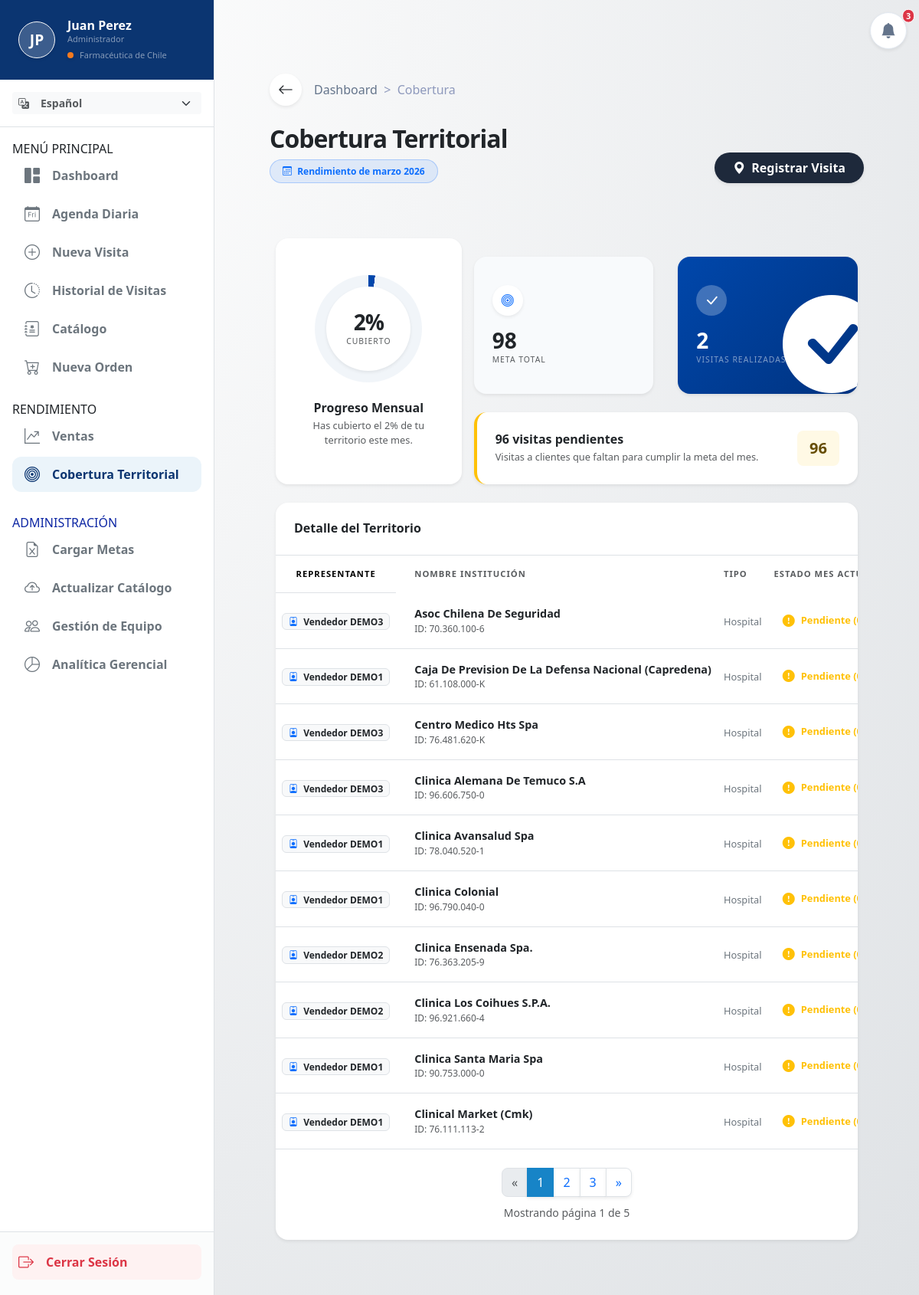
The app's page /visitas/cobertura/ (signed in), older data.
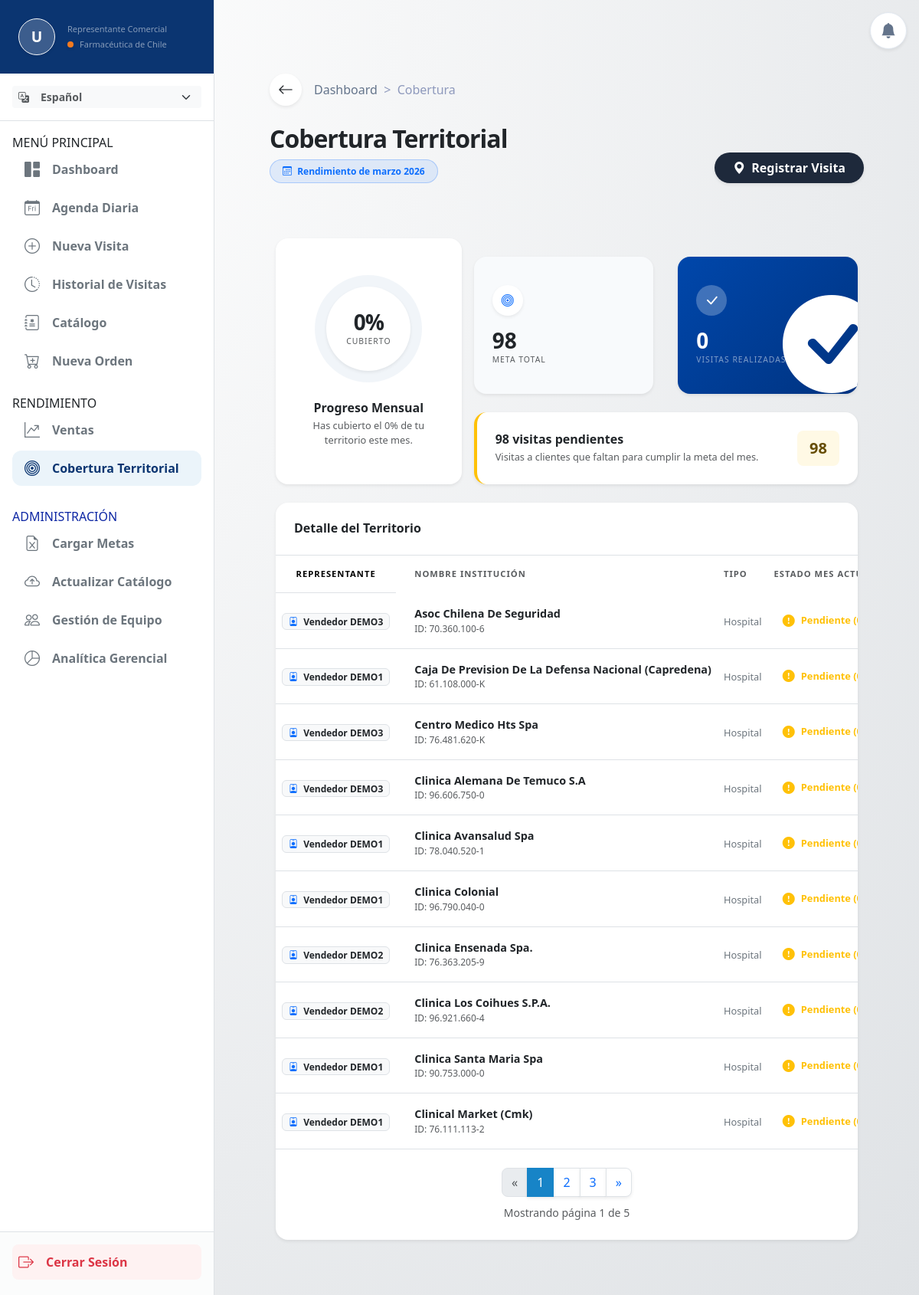
The same page, newer data.
### apps/usuarios/models.py (models this page shows, shortened)
class UsuarioPersonalizado(AbstractUser):
    rol = models.CharField(max_length=50, default='Representante Comercial')
    empresa = models.CharField(max_length=100, default='Farmacéutica de Chile')
    foto_perfil = models.ImageField(upload_to='perfiles/', null=True, blank=True)
    jefe = models.ForeignKey(
        'self',
        on_delete=models.SET_NULL,
        null=True,
        blank=True,
        related_name='equipo',
        help_text="Selecciona al Gerente o Jefe directo de este vendedor."
    )
    @property
    def es_gerente(self):
        roles_jefatura = ['Administrador', 'Gerente', 'Jefe de Ventas']
        return any(palabra in self.rol for palabra in roles_jefatura) or self.is_staff or self.is_superuser

### apps/visitas/views.py (the view)
# urls.py: path('cobertura/', views.cobertura_view, name='cobertura'),
@login_required
def cobertura_view(request):
    hoy = timezone.localtime(timezone.now())
    inicio_mes = hoy.replace(day=1, hour=0, minute=0, second=0, microsecond=0)
    if request.user.is_superuser:
        vendedores_permitidos = Usuario.objects.all()
    elif getattr(request.user, 'es_gerente', False):
        vendedores_permitidos = Usuario.objects.filter(Q(id=request.user.id) | Q(jefe=request.user))
    else:
        vendedores_permitidos = Usuario.objects.filter(id=request.user.id)
    instituciones_del_equipo = Institucion.objects.filter(
        representante__in=vendedores_permitidos
    ).distinct()
    v_reales = Visita.objects.filter(
        representante__in=vendedores_permitidos,
        estado='Realizada',
        fecha_hora__gte=inicio_mes
    ).count()
    r_reales = RegistroVisita.objects.filter(
        representante__in=vendedores_permitidos,
        fecha_hora__gte=inicio_mes
    ).count()
    total_visitas_realizadas = v_reales + r_reales
    meta_total_visitas = instituciones_del_equipo.count() * 2
    pendientes_totales = max(0, meta_total_visitas - total_visitas_realizadas)
    porcentaje = int((total_visitas_realizadas / meta_total_visitas * 100)) if meta_total_visitas > 0 else 0
    todas_las_instituciones = list(instituciones_del_equipo)
    for inst in todas_las_instituciones:
        agendadas = Visita.objects.filter(
            institucion=inst,
            representante__in=vendedores_permitidos,
            estado='Realizada',
            fecha_hora__gte=inicio_mes
        ).count()
        espontaneas = RegistroVisita.objects.filter(
            institucion=inst,
            representante__in=vendedores_permitidos,
            fecha_hora__gte=inicio_mes
        ).count()
        inst.conteo_visitas = agendadas + espontaneas
    todas_las_instituciones.sort(key=lambda x: (x.conteo_visitas, x.nombre))
    paginator = Paginator(todas_las_instituciones, 10)
    page_number = request.GET.get('page')
    lista_territorio = paginator.get_page(page_number)
    context = {
        'total_target': meta_total_visitas,
        'visited': total_visitas_realizadas,
        'remaining': pendientes_totales,
        'porcentaje': porcentaje,
        'lista_territorio': lista_territorio,
        'hoy': hoy,
    }
    return render(request, 'visitas/cobertura.html', context)

### apps/visitas/templates/visitas/cobertura.html (shortened to what the changed rows need)
{% extends 'base.html' %}
{% load static %}
{% load i18n %}
{% block content %}
<div class="container-fluid px-2 px-md-4 py-3 py-md-4 overflow-hidden">
    <div class="row align-items-end mb-4 mb-md-5 g-3 pt-3">
        <div class="col-12 col-md-7">
            <h2 class="fw-bolder mb-2 text-dark" style="letter-spacing: -1px;">{% translate "Cobertura Territorial" %}</h2>
        </div>
    </div>
    <div class="row g-3 g-md-4 mb-4 m-0">
        <div class="col-12 col-md-5 col-xl-4 px-0 px-md-2">
            <div class="card border-0 shadow-sm rounded-4 h-100 bg-white w-100">
                <div class="card-body d-flex flex-column align-items-center justify-content-center py-4 py-md-5">
                    <div class="position-relative d-flex align-items-center justify-content-center mb-3 mb-md-4"
                         style="width: 140px; height: 140px; border-radius: 50%; background: conic-gradient(#0047AB {{ porcentaje }}%, #f1f5f9 {{ porcentaje }}%);">
                        <div class="bg-white rounded-circle d-flex flex-column align-items-center justify-content-center shadow-sm"
                             style="width: 110px; height: 110px;">
                            <h2 class="fw-bolder mb-0 text-dark fs-3 fs-md-2" style="letter-spacing: -1px;">{{ porcentaje }}%</h2>
                            <span class="text-muted" style="font-size: 0.65rem; text-transform: uppercase; letter-spacing: 1px;">{% translate "Cubierto" %}</span>
                        </div>
                    </div>
                    <h6 class="fw-bold text-dark mb-1 fs-6">{% translate "Progreso Mensual" %}</h6>
                    <p class="text-muted small mb-0 text-center px-2 px-md-3" style="font-size: 0.8rem;">
                        {% translate "Has cubierto el" %} {{ porcentaje }}% {% translate "de tu territorio este mes." %}
                    </p>
                </div>
            </div>
        </div>
        <div class="col-12 col-md-7 col-xl-8 d-flex flex-column gap-3 gap-md-4 px-0 px-md-2">
            <div class="row g-3 g-md-4 flex-fill m-0">
                <div class="col-6 ps-0 pe-2 pe-md-3">
                    <div class="card border-0 shadow-sm rounded-4 h-100" style="background-color: #f8fafc;">
                        <div class="card-body p-3 p-md-4 d-flex flex-column justify-content-center">
                            <h2 class="fw-bolder text-dark mb-0 fs-3 fs-md-2">{{ total_target }}</h2>
                        </div>
                    </div>
                </div>
                <div class="col-6 pe-0 ps-2 ps-md-3">
                    <div class="card border-0 shadow-sm rounded-4 h-100 bg-primary text-white overflow-hidden position-relative" style="background: linear-gradient(135deg, #0047AB 0%, #003380 100%);">
                        <div class="card-body p-3 p-md-4 d-flex flex-column justify-content-center position-relative z-1">
                            <div class="rounded-circle bg-white bg-opacity-25 d-flex align-items-center justify-content-center mb-2 mb-md-3" style="width: 40px; height: 40px;">
                                <i class="bi bi-check-lg fs-5 text-white"></i>
                            </div>
                            <h2 class="fw-bolder text-white mb-0 fs-3 fs-md-2">{{ visited }}</h2>
                            <span class="text-white-50 fw-medium text-uppercase tracking-wide" style="font-size: 0.65rem;">{% translate "Visitas Realizadas" %}</span>
                        </div>
                    </div>
                </div>
            </div>
            <div class="card border-0 shadow-sm rounded-4 border-start border-warning border-4 bg-white w-100">
                <div class="card-body p-3 p-md-4 d-flex justify-content-between align-items-center gap-2">
                    <div>
                        <h5 class="fw-bold text-dark mb-1 fs-6 fs-md-5">{{ remaining }} {% translate "visitas pendientes" %}</h5>
                        <p class="text-muted mb-0" style="font-size: 0.8rem;">{% translate "Visitas a clientes que faltan para cumplir la meta del mes." %}</p>
                    </div>
                    <div class="bg-warning bg-opacity-10 text-warning-emphasis rounded-3 px-3 py-2 fw-bold fs-5 flex-shrink-0">
                        {{ remaining }}
                    </div>
                </div>
            </div>
        </div>
    </div>
    <div class="row m-0">
        <div class="col-12 px-0 px-md-2">
            <div class="card border-0 shadow-sm rounded-4 bg-white overflow-hidden w-100" style="max-width: 100vw;">
                <div class="table-responsive border-top d-none d-md-block">
    <table class="table table-hover align-middle mb-0 text-nowrap">
        <thead class="bg-light" style="font-size: 0.7rem; text-transform: uppercase; letter-spacing: 1px;">
            <tr>
                {% if request.user.is_superuser or request.user.es_gerente %}
                    <th class="text-center py-3">{% translate "Representante" %}</th>
                {% endif %}
                <th class="border-0 text-muted fw-bold ps-3 ps-md-4 py-3">{% translate "Nombre Institución" %}</th>
                <th class="border-0 text-muted fw-bold py-3">{% translate "Tipo" %}</th>
                <th class="border-0 text-muted fw-bold pe-3 pe-md-4 py-3 text-end">{% translate "Estado Mes Actual" %}</th>
            </tr>
        </thead>
    </table>
</div>
            </div>
    </div>
</div>
                </div>
            </div>
{% endblock %}

### templates/base.html (shortened to what the changed rows need)
{% load static %}
{% load i18n %}
<!DOCTYPE html>
<html lang="{{ LANGUAGE_CODE }}">
<head>
    <link href="https://cdn.jsdelivr.net/npm/bootstrap@5.3.2/dist/css/bootstrap.min.css" rel="stylesheet">
    <link rel="stylesheet" href="https://cdn.jsdelivr.net/npm/bootstrap-icons@1.11.1/font/bootstrap-icons.css">
    <link rel="stylesheet" href="{% static 'css/style.css' %}">
</head>
<body>
    <div class="d-none d-lg-block position-fixed p-3" style="top: 0; right: 0; z-index: 1040;">
        <div class="dropdown bg-white rounded-circle shadow-sm d-flex justify-content-center align-items-center transition-hover" style="width: 48px; height: 48px; border: 1px solid #e2e8f0;">
            <a href="#" class="text-secondary position-relative text-decoration-none d-flex align-items-center w-100 h-100 justify-content-center" id="dropdownDesktop" data-bs-toggle="dropdown" aria-expanded="false">
                <i class="bi bi-bell-fill fs-5" style="color: #64748b;"></i>
                {% if total_notificaciones > 0 %}
                <span class="position-absolute top-0 start-100 translate-middle badge rounded-pill bg-danger border border-white" style="font-size: 0.65rem; padding: 0.25em 0.4em; transform: translate(-30%, -30%) !important;">
                    {{ total_notificaciones }}
                </span>
                {% endif %}
            </a>
        </div>
    </div>
    <div class="offcanvas-lg offcanvas-start bg-white border-end h-100" tabindex="-1" id="sidebarMenu" style="width: 280px;">
        <div class="d-flex flex-column h-100">
            <div class="bg-brand-blue text-white p-4 pt-lg-4 pt-5 mt-lg-0 mt-3">
                <div class="d-flex align-items-center gap-3">
                    <div class="rounded-circle d-flex justify-content-center align-items-center border border-light shadow-sm overflow-hidden" style="width: 48px; height: 48px; background: rgba(255,255,255,0.2); font-size: 1.2rem; font-weight: bold;">
                        {% if user.foto_perfil %}
                            <img src="{{ user.foto_perfil.url }}" alt="Avatar" class="w-100 h-100" style="object-fit: cover;">
                        {% else %}
                            {{ user.first_name|make_list|first|default:"U" }}{{ user.last_name|make_list|first|default:"" }}
                        {% endif %}
                    </div>
                    <div>
                        <h6 class="mb-0 fw-bold">{{ user.first_name }} {{ user.last_name }}</h6>
                        <small class="text-white-50 d-block" style="font-size: 11px;">{{ user.rol }}</small>
                        <div class="d-flex align-items-center gap-2 mt-1">
                            <div class="rounded-circle bg-brand-orange shadow-sm" style="width: 8px; height: 8px;"></div>
                            <small class="text-white-50 text-truncate" style="font-size: 11px; max-width: 140px;">{{ user.empresa }}</small>
                        </div>
                    </div>
                </div>
            </div>
                            {% get_current_language as CURRENT_LANG %}
                            {% get_available_languages as LANGUAGES %}
        </div>
    </div>
    <main class="pt-5 pt-lg-0">
        <div class="container-fluid p-3 p-md-4 p-lg-5 mt-4 mt-lg-0">
            {% block content %}
            {% endblock %}
    </main>
</body>
</html>

Row changes from the older to the newer data that the page shows:
changed UsuarioPersonalizado "Farmacéutica de Chile": first_name|make_list "J" → "U"; rol "Administrador" → "Representante Comercial"; last_name|make_list "P" → (not shown); first_name "Juan" → (not shown); last_name "Perez" → (not shown)
Text that changed along with them:
{{ porcentaje }}: "2" → "0"
{{ visited }}: "2" → "0"
{{ remaining }}: "96" → "98"
{{ total_notificaciones }}: "3" → (not shown)
